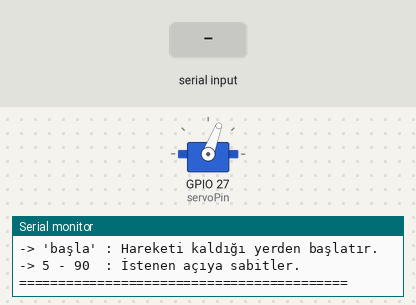
This sketch was run on a simulated ESP32. On the bench: servo, the last lines printed to the serial monitor. The inputs (shaded band) are chosen by the test bench.

Above: at 1.2 s.
1.3 s: "30,150\n" received over Serial
At 2.4 s:
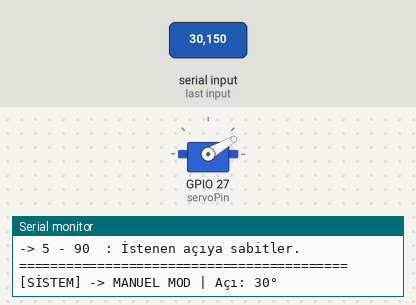
2.8 s: "basla\n" received over Serial
At 3.7 s:
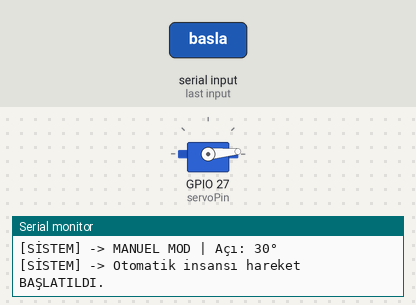
5.8 s: "90,45\n" received over Serial
7.3 s: "a\n" received over Serial
Timing chart, 0 to 11.3 s (numbered marks = the images above; inputs shaded):
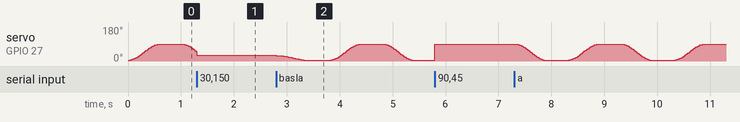

The sketch:

esp32_servo_kontrol.ino
```cpp
#include <ESP32Servo.h>
#include <math.h>

Servo parmakServosu;
const int servoPin = 27;


const int ACI_MIN = 5;
const int ACI_MAX = 90;


enum Durum { OTOMATIK, DURDURULDU, MANUEL };
Durum mevcutDurum = OTOMATIK;


const unsigned long HAREKET_SURESI = 600;
const unsigned long BEKLEME_SURESI = 400;


int baslangicAci = ACI_MIN;
int hedefAci = ACI_MAX;
int mevcutAci = ACI_MIN;

unsigned long hareketBaslangicZamani = 0;
unsigned long beklemeBaslangicZamani = 0;
bool hareketEdiyor = true;

void setup() {
  Serial.begin(115200);

  ESP32PWM::allocateTimer(0);
  parmakServosu.setPeriodHertz(50);
  parmakServosu.attach(servoPin);

  parmakServosu.write(ACI_MIN);
  hareketBaslangicZamani = millis();

  Serial.println("==========================================");
  Serial.println("   DUR / BAŞLA KONTROLLÜ İNSANSI EL");
  Serial.println("==========================================");
  Serial.println("-> 'dur'   : Hareketi anında durdurur.");
  Serial.println("-> 'başla' : Hareketi kaldığı yerden başlatır.");
  Serial.println("-> 5 - 90  : İstenen açıya sabitler.");
  Serial.println("==========================================");
}

void loop() {

  if (Serial.available() > 0) {
    String girdi = Serial.readStringUntil('\n');
    girdi.trim();
    girdi.toLowerCase();


    if (girdi == "dur") {
      mevcutDurum = DURDURULDU;
      Serial.println("\n[SİSTEM] -> Parmak DURDURULDU.");
    }

    else if (girdi == "başla" || girdi == "basla" || girdi == "a") {
      if (mevcutDurum != OTOMATIK) {
        mevcutDurum = OTOMATIK;
        hareketEdiyor = true;
        baslangicAci = mevcutAci;
        hareketBaslangicZamani = millis();
        Serial.println("\n[SİSTEM] -> Otomatik insansı hareket BAŞLATILDI.");
      }
    }

    else {
      int girilenAci = girdi.toInt();
      if (girilenAci >= ACI_MIN && girilenAci <= ACI_MAX) {
        mevcutDurum = MANUEL;
        mevcutAci = girilenAci;
        parmakServosu.write(mevcutAci);
        Serial.print("\n[SİSTEM] -> MANUEL MOD | Açı: ");
        Serial.print(mevcutAci);
        Serial.println("°");
      }
    }
  }


  if (mevcutDurum == OTOMATIK) {
    unsigned long suankiZaman = millis();

    if (hareketEdiyor) {
      unsigned long gecenSure = suankiZaman - hareketBaslangicZamani;

      if (gecenSure >= HAREKET_SURESI) {
        mevcutAci = hedefAci;
        parmakServosu.write(mevcutAci);

        hareketEdiyor = false;
        beklemeBaslangicZamani = suankiZaman;
      }
      else {

        float ilerleme = (float)gecenSure / HAREKET_SURESI;
        float yumusakIlerleme = (1.0 - cos(ilerleme * M_PI)) / 2.0;

        mevcutAci = baslangicAci + (hedefAci - baslangicAci) * yumusakIlerleme;
        parmakServosu.write(mevcutAci);
      }
    }
    else {

      if (suankiZaman - beklemeBaslangicZamani >= BEKLEME_SURESI) {
        baslangicAci = mevcutAci;
        hedefAci = (hedefAci == ACI_MAX) ? ACI_MIN : ACI_MAX;

        hareketBaslangicZamani = suankiZaman;
        hareketEdiyor = true;
      }
    }
  }
}
```
